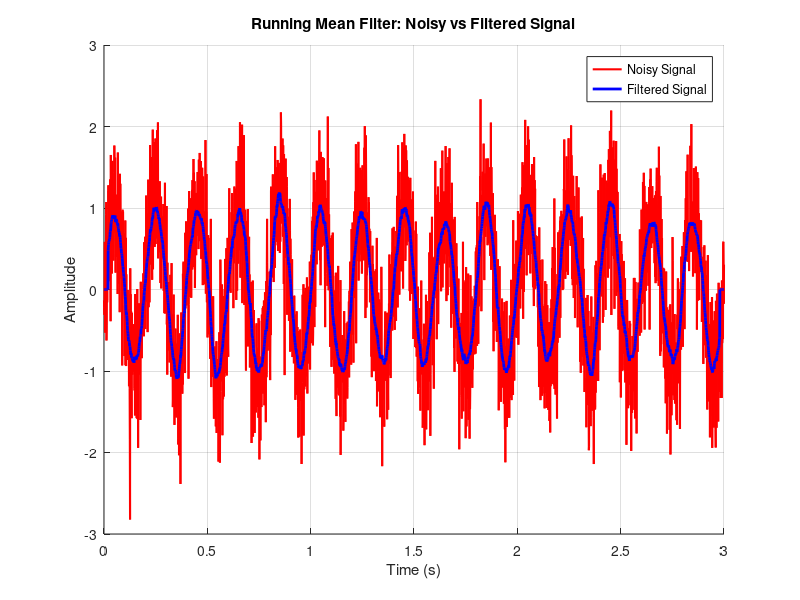

The MATLAB source for this figure:
% Running Mean Filter: Full Code Example
% This script generates a noisy sine wave signal and applies a running mean filter to smooth the signal.

% Step 1: Define parameters and create a time vector
srate = 1000; % Sampling rate in Hz
time  = 0:1/srate:3; % Time vector from 0 to 3 seconds
n     = length(time); % Length of the time vector

% Step 2: Create a smooth signal (sinusoidal) and add noise to it
signal_clean = sin(2 * pi * 5 * time); % A 5 Hz sine wave

% Add Gaussian noise to the signal
noise = 0.5 * randn(size(time)); % Gaussian noise with standard deviation 0.5
signal_noisy = signal_clean + noise; % The noisy signal

% Step 3: Apply the running mean filter
% Define the window size for the filter
k = 20; % This means the window size is 41 (2k + 1)

% Initialize an array for the filtered signal
filtsig = zeros(size(signal_noisy));

% Apply the running mean filter
for i = k+1:n-k-1
    filtsig(i) = mean(signal_noisy(i-k:i+k)); % Average of surrounding points
end

% Step 4: Plot the original and filtered signals
figure, hold on
plot(time, signal_noisy, 'r', 'LineWidth', 1.5); % Plot the noisy signal (in red)
plot(time, filtsig, 'b', 'LineWidth', 2); % Plot the filtered signal (in blue)

% Add labels and title
xlabel('Time (s)');
ylabel('Amplitude');
title('Running Mean Filter: Noisy vs Filtered Signal');
legend({'Noisy Signal', 'Filtered Signal'});
grid on;
